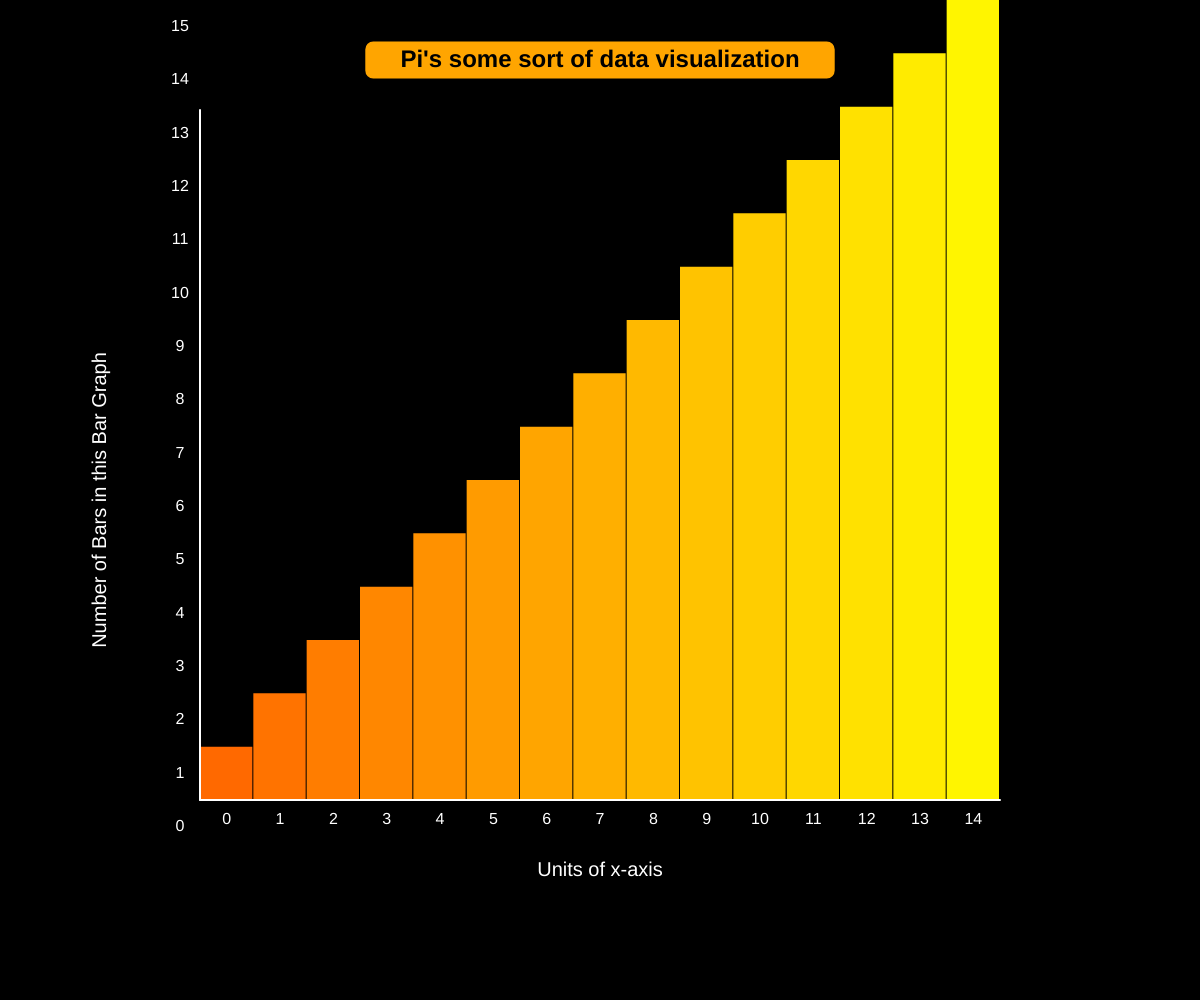
Frame 1 (no input)
Frame 60 (no input): identical to frame 1, image omitted
Frame 120 (the mouse pressed at the canvas centre since frame 60): identical to frame 1, image omitted

The p5.js sketch that drew this single still picture (run headless with seeded random() and noise() and a simulated clock; from frame 60 on, the mouse is pressed at the canvas centre):

// p5.js sketch
// ── sketch.js
function setup() {
  // Create the canvas
  createCanvas(windowWidth, windowHeight);
  background(0); // Set background to black

  // Data for the bar graph (adjustable)
  let data = [1, 2, 3, 4, 5, 6, 7, 8, 9, 10, 11, 12, 13, 14, 15];

  // Calculate dynamic dimensions
  let padding = 200; // padding around the graph
  let graphWidth = width - 2 * padding;
  let graphHeight = height - 2 * padding;
  let barWidth = graphWidth / data.length; // Calculate based on data length and graph width

  // Colors (adjustable)
  let colors = []; // Array to hold the bar colors
  for (let i = 0; i < data.length; i++) {
    colors.push(color(255, 105 + i * 10, 0)); // Gradually changing the color
  }

  // Draw the bars
  for (let i = 0; i < data.length; i++) {
    fill(colors[i]);
    noStroke();
    rect(padding + i * barWidth, height - padding - data[i] * barWidth, barWidth - 1, data[i] * barWidth);
  }

  // Draw the axes
  stroke(255);
  strokeWeight(2);
  line(padding, padding-90, padding, height - padding); // Vertical axis
  line(padding, height - padding, width - padding, height - padding); // Horizontal axis

  // Adding labels (text) to the bars - horizontal (X-axis) values
  fill(255); // White color for text
  noStroke();
  textSize(16);
  textAlign(CENTER, CENTER);
  for (let i = 0; i < data.length; i++) {
    text(i, padding + i * barWidth + barWidth / 2, height - padding + 20);
  }

  // Adding labels (text) to the bars - vertical (Y-axis) values
  for (let i = 0; i <= 15; i++) {
    text(i, padding - 20, height - padding - i * barWidth + barWidth / 2);
  }

  // Axis labels
  textSize(20);
  // Y-axis label
  push();
  translate(100, height / 2);
  rotate(-HALF_PI);
  text("Number of Bars in this Bar Graph", 0, 0);
  pop();
  // X-axis label
  text("Units of x-axis", width / 2, height - 130);

  // Graph Title
  // Graph Title
    fill(255, 165, 0); // Set fill to orange for the rectangle
    stroke(255, 165, 0); // Set stroke to orange to match the fill
    rectMode(CENTER); // Set rect mode to CENTER for easy positioning
    let titleText = "Pi's some sort of data visualization";
    textSize(24);
    let titleWidth = textWidth(titleText) + 100; // Calculate the width of the rectangle based on text width
    let titleHeight = 35; // Height of the rectangle
    let titleX = width / 2;
    let titleY = padding - 140;
    let borderRadius = 7; // Border radius for the rectangle
    // Draw the rectangle behind the title
    rect(titleX, titleY, titleWidth, titleHeight, borderRadius);

    // Draw the title text
    fill(0); // Set fill to black for the text
    noStroke(); // No stroke for the text
    textStyle(BOLD); // Set the text style to bold
    textAlign(CENTER, BOTTOM);
    // Position the text over the rectangle
    text(titleText, titleX, titleY + titleHeight / 2 - 5);
}

function draw() {
 
}
